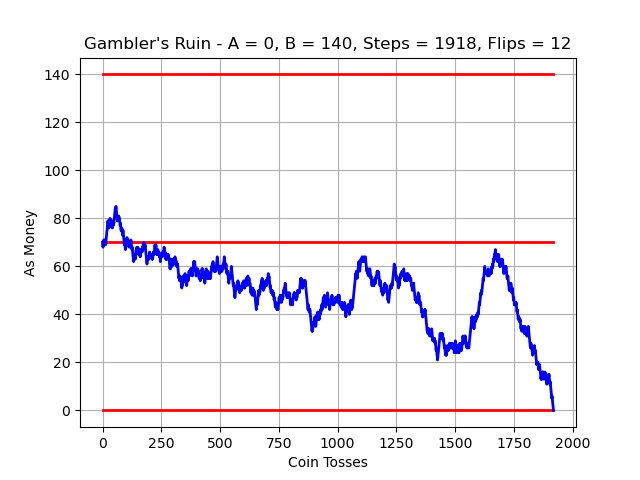

This chart was generated by the following Python code:
#! /usr/bin/env python3
#
def gamblers_ruin_plot ( a_stakes, b_stakes, rng ):

#*****************************************************************************80
#
## gamblers_ruin_plot() plots a game of gambler's ruin.
#
#  Discussion:
#
#    Two players, A and B, repeatedly toss a coin.  
#    For heads, A wins one dollar from B
#    For tails, B wins one dollar from A.
#    Play continues until one player is bankrupt.
#
#    The program simulates the game, and then produces a plot of the
#    amount of money that A has at each stage of the game.  At the end,
#    A must have either nothing or all the money.
#
#    The program produces a plot of A's money.  It also displays the
#    initial stakes, the number of steps, and the number of times the
#    lead changed.
#
#  Licensing:
#
#    This code is distributed under the MIT license.
#
#  Modified:
#
#    12 November 2022
#
#  Author:
#
#    John Burkardt
#
#  Input:
#
#    integer A_STAKES, B_STAKES, the number of dollars that A and
#    B have initially.
#
#    rng(): the current random number generator.
#
  import matplotlib.pyplot as plt
  import numpy as np

  print ( '' )
  print ( 'gamblers_ruin_plot():' )
  print ( '  Display the bankrolls of two gambling opponents.' )

  step_num = 0
  leader = '0'
  flip_num = -1
  a = a_stakes
  b = b_stakes
  steps = np.array ( [ 0 ] )
  value = np.array (  [ a ] )

  while ( 0 < a and 0 < b ):

    step_num = step_num + 1

    r = rng.random ( )

    if ( r <= 0.5 ):
      a = a + 1
      b = b - 1
    else:
      a = a - 1
      b = b + 1

#   print ( ' %d %d' % ( a, b ) )
    value = np.append ( value, a )
    steps = np.append ( steps, step_num )

    if ( a_stakes < a and leader != 'A' ):
      leader = 'A'
      flip_num = flip_num + 1
    elif ( a < a_stakes and leader != 'B' ):
      leader = 'B'
      flip_num = flip_num + 1
#
#  Plot the results.
#
  plt.clf ( )
  plt.plot ( [ 0, step_num], [ a_stakes, a_stakes ], 'r-', linewidth = 2 )
  plt.plot ( [ 0, step_num], [ 0, 0 ], 'r-', linewidth = 2 )
  plt.plot ( [ 0, step_num], [ a_stakes + b_stakes, a_stakes + b_stakes ], \
    'r-', linewidth = 2 )

  plt.plot ( steps, value, 'b-', linewidth = 2 )

  title_string = ( 'Gambler\'s Ruin - A = %d, B = %d, Steps = %d, Flips = %d' \
    % ( a, b, step_num, flip_num ) )

  plt.grid ( True )
  plt.title ( title_string )
  plt.xlabel ( 'Coin Tosses' )
  plt.ylabel ( 'A''s Money' )
  plt.axis ( 'tight' )
  filename = 'gamblers_ruin_simulation.png'
  plt.savefig ( filename )
  print ( '  Graphics saved as "' + filename + '"' )
  plt.close ( )

  return

def gamblers_ruin_simulation ( a_stakes, b_stakes, game_num, rng ):

#*****************************************************************************80
#
## gamblers_ruin_simulation() simulates the game of gambler's ruin.
#
#  Discussion:
#
#    Two players, A and B, repeatedly toss a coin.  
#    For heads, A wins one dollar from B
#    For tails, B wins one dollar from A.
#    Play continues until one player is bankrupt.
#
#    This program "plays" the game GAME_NUM times, always starting from
#    the same initial configuration.
#
#    it keeps track of the number of coin tosses required, the number
#    of times the lead changes, and the number of times each player wins.
#
#    At the end, it prints some statistics, and plots histograms of the
#    length of the game, and the number of lead changes.
#
#  Licensing:
#
#    This code is distributed under the MIT license.
#
#  Modified:
#
#    12 November 2022
#
#  Author:
#
#    John Burkardt
#
#  Input:
#
#    integer A_STAKES, B_STAKES, the number of dollars that A and
#    B have initially.
#
#    integer GAME_NUM, the number of games to simulate.
#
#    rng(): the current random number generator.
#
  import matplotlib.pyplot as plt
  import numpy as np

  print ( '' )
  print ( 'gamblers_ruin_simulation():' )
  print ( '  Simulate many instances of a two person gambling competition.' )

  flip = np.zeros ( game_num )
  step = np.zeros ( game_num )

  a_wins = 0
  b_wins = 0
#
#  Play GAME_NUM games.
#
  for game in range ( 0, game_num ):

    step_num = 0
    leader = '0'
    flip_num = -1
    a = a_stakes
    b = b_stakes

    while ( 0 < a and 0 < b ):

      step_num = step_num + 1

      r = rng.random ( )
 
      if ( r <= 0.5 ):
        a = a + 1
        b = b - 1
      else:
        a = a - 1
        b = b + 1

      if ( a_stakes < a and leader != 'A' ):
        leader = 'A'
        flip_num = flip_num + 1
      elif ( a < a_stakes and leader != 'B' ):
        leader = 'B'
        flip_num = flip_num + 1

    if ( b == 0 ):
      a_wins = a_wins + 1
    else:
      b_wins = b_wins + 1
 
    flip[game] = flip_num
    step[game] = step_num
#
#  Average over the number of games.
#
  step_ave = np.sum ( step ) / game_num
  prob_a_win = a_wins / game_num
  prob_b_win = b_wins / game_num
#
#  Print statistics.
#
  print ( '' )
  print ( '  Number of games in simulation =', game_num )
  print ( '  A starts game with', a_stakes )
  print ( '  B starts game with', b_stakes )
  print ( '' )
  print ( '  Average number of steps  =', step_ave )
  print ( '  Expected number of steps =', a_stakes * b_stakes )
  print ( '  Maximum number of steps  =', np.max ( step ) )
  print ( '' )
  print ( '  Average chance of A winning = ', prob_a_win )
  print ( '  Expected chance of A winning =', a_stakes / ( a_stakes + b_stakes ) )
  print ( '  Average chance of B winning = ', prob_b_win )
  print ( '  Expected chance of B winning =', b_stakes / ( a_stakes + b_stakes ) )
  print ( '' )
  print ( '  Average number of flips = ', np.sum ( flip ) / game_num )
  print ( '  Maximum number of flips = ', np.max ( flip ) )
  print ( '' )
  print ( '  Initial flip table:' )
  print ( '' )
  print ( '  Number Freq Prob' )
  print ( '' )
  for flip_num in range ( 0, 11 ):
    k = np.sum ( flip == flip_num )
    print ( '  %4d  %6d  %f' % ( flip_num, k, k / game_num ) )
#
#  Plot steps.
#
  plt.clf ( )
  plt.hist ( step, 40 )
  plt.title ( 'Gambler''s ruin, number of steps' )
  plt.grid ( True )
  plt.xlabel ( 'Steps' )
  plt.ylabel ( 'Frequency' )
  filename = 'gamblers_ruin_steps.png'
  plt.savefig ( filename )
  print ( '  Graphics saved as "' + filename + '"' )
  plt.close ( )

  plt.clf ( )
  plt.hist ( flip, 40 )
  plt.title ( 'Gambler''s ruin, number of changes in the lead (flips)' )
  plt.grid ( True )
  plt.xlabel ( 'Flips' )
  plt.ylabel ( 'Frequency' )
  filename = 'gamblers_ruin_flips.png'
  plt.savefig ( filename )
  print ( '  Graphics saved as "' + filename + '"' )
  plt.close ( )

  return

def gamblers_ruin_simulation_test ( ):

#*****************************************************************************80
#
## gamblers_ruin_simulation_test() tests gamblers_ruin_simulation().
#
#  Licensing:
#
#    This code is distributed under the MIT license.
#
#  Modified:
#
#    12 November 2022
#
#  Author:
#
#    John Burkardt
#
  from numpy.random import default_rng
  import numpy as np
  import platform

  print ( '' )
  print ( 'gamblers_ruin_simulation_test():' )
  print ( '  python version: ' + platform.python_version ( ) )
  print ( '  numpy version:  ' + np.version.version )
  print ( '  Test gamblers_ruin_simulation().' )

  rng = default_rng ( )
#
#  Simulate a single short game.
#
  a_stakes = 5.0
  b_stakes = 7.0
  game_num = 1
  gamblers_ruin_simulation ( a_stakes, b_stakes, game_num, rng )
#
#  Simulate many longer games.
#
  a_stakes = 70.0
  b_stakes = 70.0
  game_num = 1000
  gamblers_ruin_simulation ( a_stakes, b_stakes, game_num, rng )
#
#  Plot the course of a single game.
#
  a_stakes = 70.0
  b_stakes = 70.0
  gamblers_ruin_plot ( a_stakes, b_stakes, rng )
#
#  Terminate.
#
  print ( '' )
  print ( 'gamblers_ruin_simulation_test():' )
  print ( '  Normal end of execution.' )
  print ( '' )

  return

def timestamp ( ):

#*****************************************************************************80
#
## timestamp() prints the date as a timestamp.
#
#  Licensing:
#
#    This code is distributed under the MIT license. 
#
#  Modified:
#
#    21 August 2019
#
#  Author:
#
#    John Burkardt
#
  import time

  t = time.time ( )
  print ( time.ctime ( t ) )

  return

if ( __name__ == '__main__' ):
  timestamp ( )
  gamblers_ruin_simulation_test ( )
  timestamp ( )
